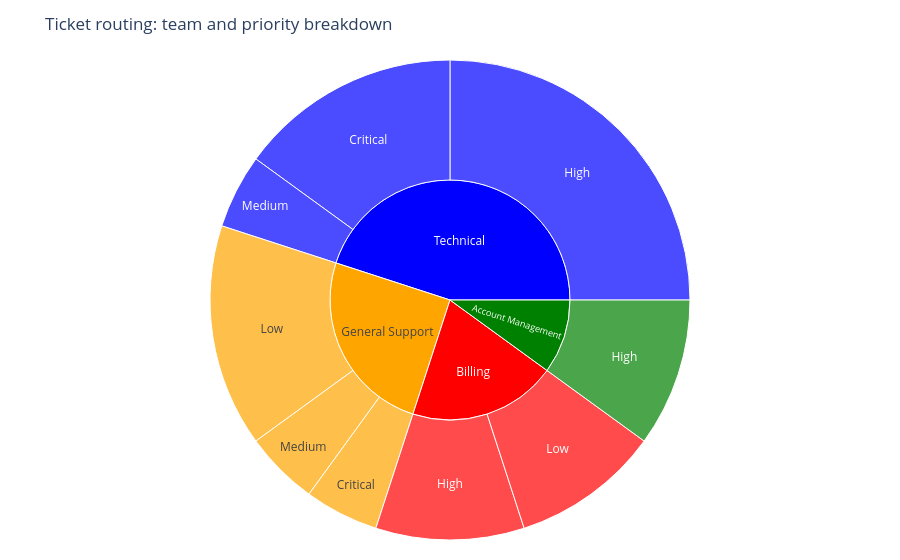

Notebook source saved alongside this figure:
### Markdown cell above
## 10. Routing distribution

How did Jev distribute tickets across teams and priority levels?

### Code cell
priority_order = ["Critical", "High", "Medium", "Low"]

fig3 = px.sunburst(
    results_df,
    path=["team", "priority"],
    color="team",
    color_discrete_map={
        "Technical":          "blue",
        "Billing":            "red",
        "Account Management": "green",
        "General Support":    "orange",
    },
    title="Ticket routing: team and priority breakdown",
)
fig3.update_layout(
    plot_bgcolor="white",
    paper_bgcolor="white",
    font=dict(size=12),
    margin=dict(t=60, b=20),
)
fig3.show()

### Figure 1 — Plotly figure (JSON) as saved in the notebook; plotly's stock layout.template omitted (floating-point values rounded to 4 significant figures)
{"data": [{"branchvalues": "total", "customdata": [["Account Management"], ["Account Management"], ["Billing"], ["Billing"], ["Billing"], ["General Support"], ["General Support"], ["General Support"], ["General Support"], ["Technical"], ["Technical"], ["Technical"], ["Technical"]], "domain": {"x": [0, 1], "y": [0, 1]}, "hovertemplate": "labels=%{label}<br>count=%{value}<br>parent=%{parent}<br>id=%{id}<br>team=%{customdata[0]}<extra></extra>", "ids": ["Account Management/High", "Account Management", "Billing/High", "Billing/Low", "Billing", "General Support/Low", "General Support/Medium", "General Support/Critical", "General Support", "Technical/Critical", "Technical/Medium", "Technical/High", "Technical"], "labels": ["High", "Account Management", "High", "Low", "Billing", "Low", "Medium", "Critical", "General Support", "Critical", "Medium", "High", "Technical"], "marker": {"colors": ["green", "green", "red", "red", "red", "orange", "orange", "orange", "orange", "blue", "blue", "blue", "blue"]}, "name": "", "parents": ["Account Management", "", "Billing", "Billing", "", "General Support", "General Support", "General Support", "", "Technical", "Technical", "Technical", ""], "type": "sunburst", "values": [2, 2, 2, 2, 4, 3, 1, 1, 5, 3, 1, 5, 9]}], "layout": {"font": {"size": 12}, "legend": {"tracegroupgap": 0}, "margin": {"b": 20, "t": 60}, "paper_bgcolor": "white", "plot_bgcolor": "white", "title": {"text": "Ticket routing: team and priority breakdown"}}}
